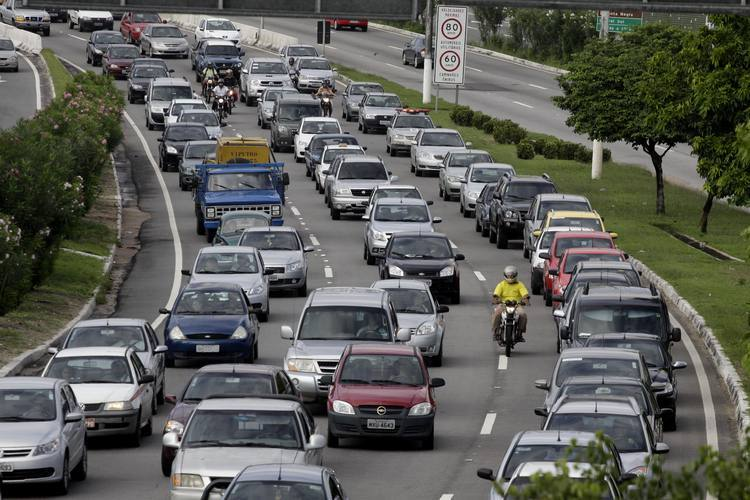
#> input picture cars/images/cars.jpg, 750 x 500 px
$ jupyter execute 'Cars Detection.ipynb'
#> lines starting #> are read from the running program, lines starting #| are printed output that depends on the picture
[cell 1]
# Importando a biblioteca do OpenCV
import cv2

# Importando biblioteca para exibir as imagens
from matplotlib import pyplot as plt

# Importando biblioteca para manipular imagens
import numpy as np

from math import sqrt

# Carregando a imagem
cars = cv2.imread('images/cars.jpg') # Lendo a imagem
#> cars is the input picture: shape (500, 750, 3); mean B, G, R 88.9, 94.2, 93
cars = cv2.cvtColor(cars, cv2.COLOR_BGR2RGB) # Convertendo a imagem de BGR para RGB

cars2 = cv2.imread('images/cars2.jpg') # Lendo a imagem
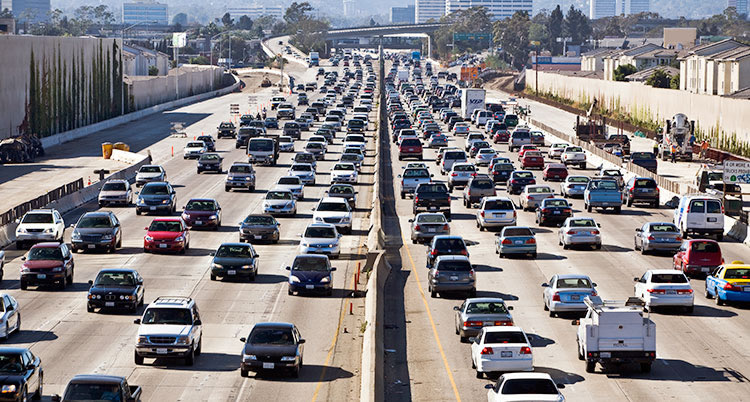
#> input picture cars/images/cars2.jpg, 750 x 402 px
#> cars2 is the input picture: shape (402, 750, 3); mean B, G, R 132.3, 129.2, 133.3
cars2 = cv2.cvtColor(cars2, cv2.COLOR_BGR2RGB) # Convertendo a imagem de BGR para RGB

car_gray = cv2.cvtColor(cars, cv2.COLOR_BGR2GRAY)
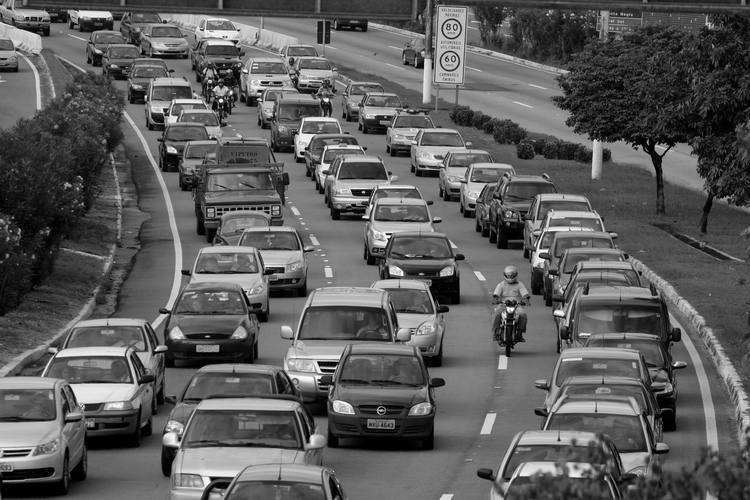
#> car_gray: shape (500, 750); min 0, max 255, mean 92.5
car_gray2 = cv2.cvtColor(cars2, cv2.COLOR_BGR2GRAY)
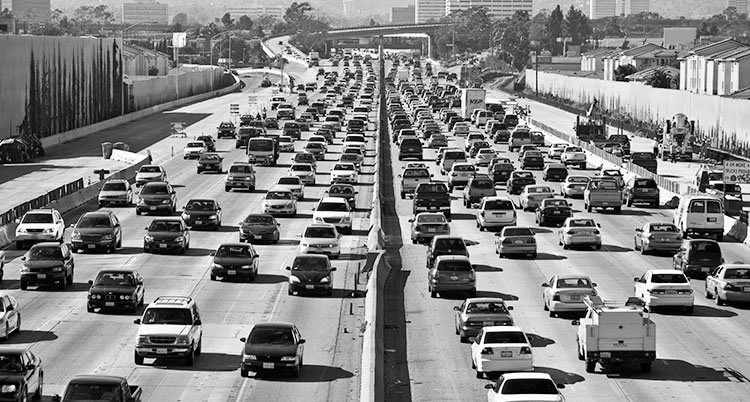
#> car_gray2: shape (402, 750); min 0, max 255, mean 130.6


# Exibindo a imagem
plt.imshow(cars)
plt.show()
plt.imshow(cars2)
plt.show()

[cell 2]
# Carregando o classificador

classifier_cars = cv2.CascadeClassifier('classifiers/cars.xml')
classifier_cars2 = cv2.CascadeClassifier('classifiers/cars.xml')

[cell 3]
detect_cars = classifier_cars.detectMultiScale(car_gray,1.1,1)
#> detect_cars = 23 rows, first 6: [234, 432, 21, 21], [446, 150, 24, 24], [458, 201, 22, 22], [125, 86, 27, 27], [219, 157, 26, 26], [262, 201, 26, 26]
detect_cars2 = classifier_cars.detectMultiScale(car_gray2,1.1,1)
#> detect_cars2 = 36 rows, first 6: [277, 137, 22, 22], [24, 216, 22, 22], [513, 336, 25, 25], [395, 118, 24, 24], [422, 132, 23, 23], [54, 153, 24, 24]

car_cp = cars.copy()
car_cp2 = cars2.copy()

# Desenhando os retângulos nos carros detectados pelo classificador

for (x,y,w,h) in detect_cars:
    cv2.rectangle(car_cp,(x,y),(x+w,y+h),(255,0,0),2)
#> this loop made 23 passes
#> (x, y, w, h) on passes 1 to 12: (234, 432, 21, 21), (446, 150, 24, 24), (458, 201, 22, 22), (125, 86, 27, 27), (219, 157, 26, 26), (262, 201, 26, 26), (375, 122, 49, 49), (336, 3, 41, 41), (116, 68, 41, 41), (404, 144, 46, 46), (496, 204, 37, 37), (550, 183, 39, 39)
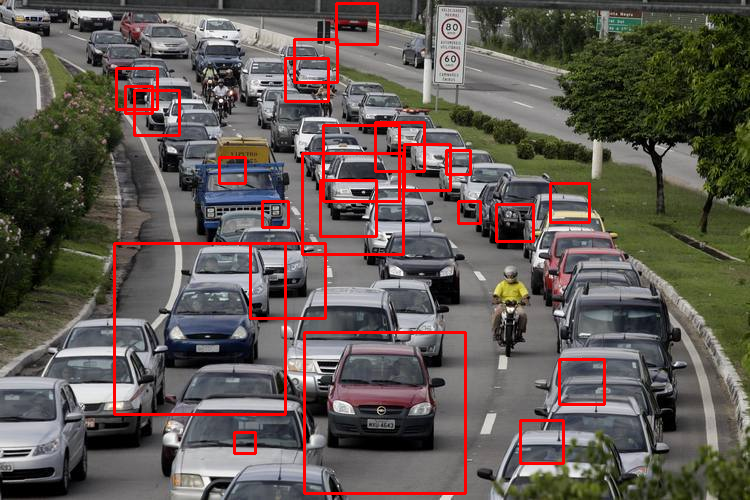
#> car_cp: shape (500, 750, 3); mean R, G, B 98.7, 89.9, 84.6


for (x,y,w,h) in detect_cars2:
    cv2.rectangle(car_cp2,(x,y),(x+w,y+h),(255,255,255),2)
#> this loop made 36 passes
#> (x, y, w, h) on passes 1 to 12: (277, 137, 22, 22), (24, 216, 22, 22), (513, 336, 25, 25), (395, 118, 24, 24), (422, 132, 23, 23), (54, 153, 24, 24), (490, 122, 26, 26), (296, 184, 26, 26), (715, 300, 24, 24), (211, 118, 29, 29), (271, 160, 33, 33), (189, 141, 41, 41)
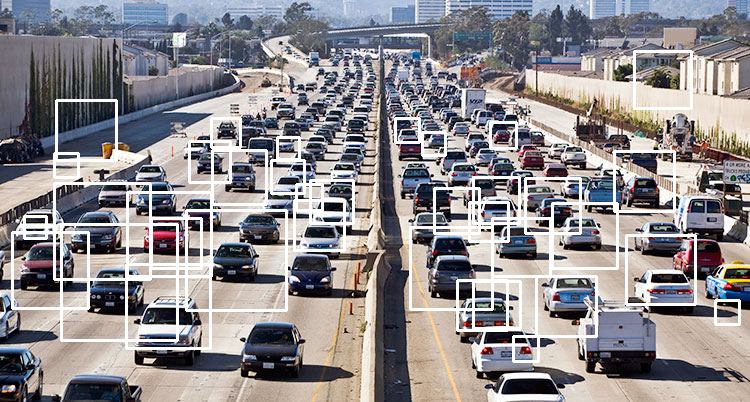
#> car_cp2: shape (402, 750, 3); mean R, G, B 141.3, 137.6, 140.6


dpi = 100
height, width = cars.shape[:2]
#> height = 500; width = 750

figsize = width / dpi, height / dpi
#> figsize = (7.5, 5)

# Criando a figura com as características acima
fig = plt.figure(figsize=figsize)

# Exibindo o resultado
plt.imshow(car_cp)
plt.axis("off")
plt.show()

plt.imshow(car_cp2)
plt.axis("off")
plt.show()
